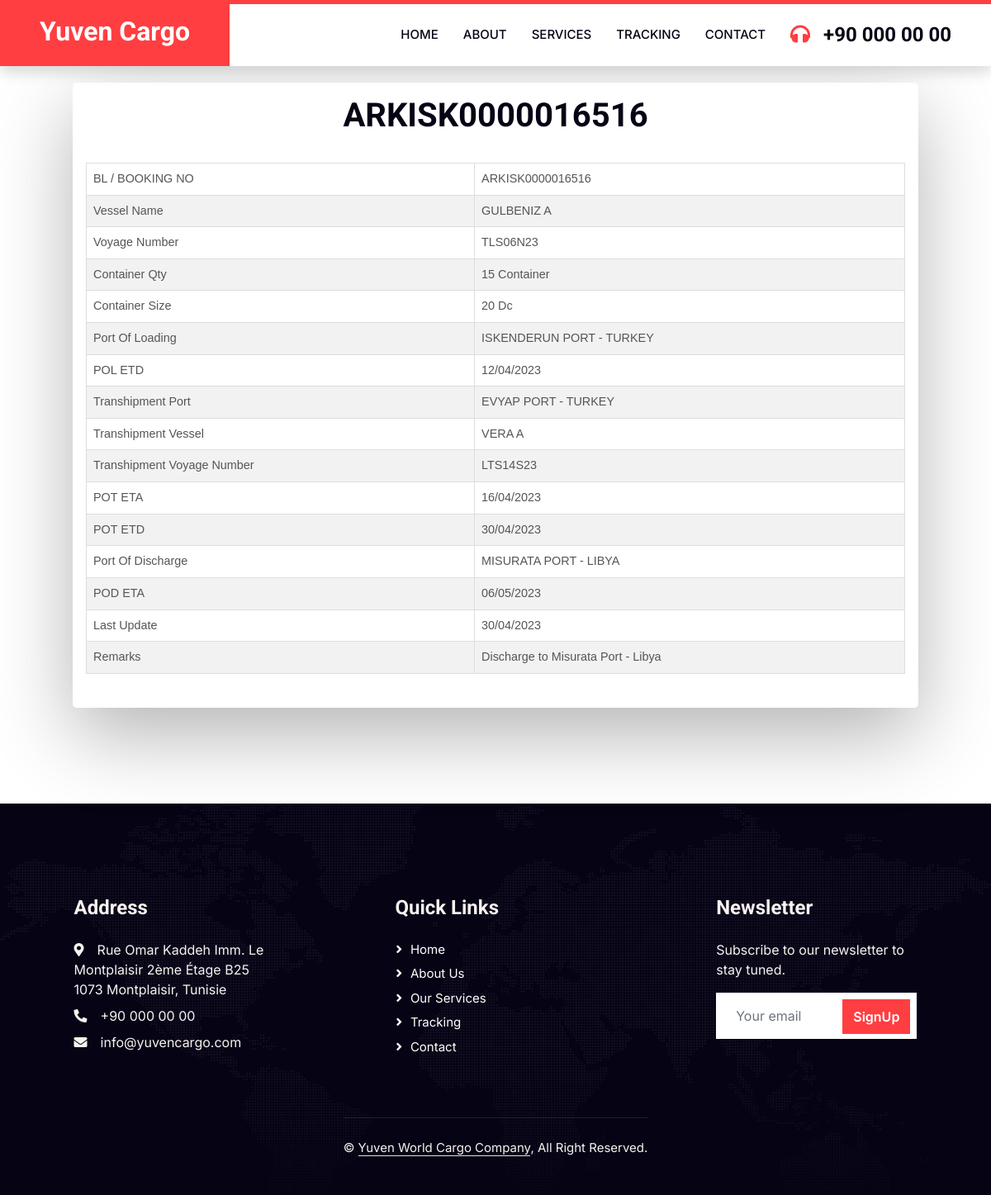
/trackingResponse.php?tracking-number=ARKISK0000016516, run on the app's committed database.
### tables this page shows
CREATE TABLE `tracking` (
  `id` int NOT NULL AUTO_INCREMENT,
  `bl_number` varchar(255) DEFAULT NULL,
  `vessel_name` varchar(255) DEFAULT NULL,
  `voyager_number` varchar(255) DEFAULT NULL,
  `container_qty` varchar(255) DEFAULT NULL,
  `container_size` varchar(255) DEFAULT NULL,
  `port_of_loading` varchar(255) DEFAULT NULL,
  `transshipment_port` varchar(255) DEFAULT NULL,
  `transshipment_voyage_number` varchar(255) DEFAULT NULL,
  `transshipment_vessel` varchar(255) DEFAULT NULL,
  `port_of_discharge` varchar(255) DEFAULT NULL,
  `last_update` varchar(255) DEFAULT NULL,
  `pol_etd` varchar(255) DEFAULT NULL,
  `pot_eta` varchar(255) DEFAULT NULL,
  `pot_etd` varchar(255) DEFAULT NULL,
  `pod_eta` varchar(255) DEFAULT NULL,
  `remarks` varchar(255) DEFAULT NULL,
  PRIMARY KEY (`id`)
);

### TrackingFormHandler.php (called while the page is built, shortened)
<?php
require 'DatabaseConnection.php';
class TrackingFormHandler extends DatabaseConnection{
    public function getShipmentInformation($tracking_number)
    {
        if($_REQUEST['tracking-number'])
        {
            $tracking_number = $_REQUEST['tracking-number'];
        }
        $tracking_number = '"' . $tracking_number . '"';
        $sql = "SELECT * FROM tracking
         WHERE bl_number = " . $tracking_number . '';
        $result = parent::query($sql);
        $result = mysqli_fetch_assoc($result);
        return $result;
    }
  }
?>

### DatabaseConnection.php (called while the page is built, shortened)
<?php
abstract class DatabaseConnection {
    protected function connect() {
      if($_SERVER['SERVER_NAME'] == 'localhost')
      {
          $servername = "localhost";
          $username = "root";
          $password = "";
          $dbname = "yuvencargo";
      }
      elseif($_SERVER['SERVER_NAME'] == 'yuvencargo.com'){
          $servername = "localhost";
          $username = "transmena_db_usr";
          $password = "*04mvW97r";
          $dbname = "admin_transmena_db";
      }
        $conn = new mysqli($servername, $username, $password, $dbname);
        return $conn;
    }
    protected function query($sql) {
        return  $this->connect()->query($sql);
    }
}
?>

### TrackingResponse.php (the view, shortened to what this page needs)
<!DOCTYPE html>
<html lang="en-US" data-lt-installed="true"><link type="text/css" rel="stylesheet" id="dark-mode-custom-link"><link type="text/css" rel="stylesheet" id="dark-mode-general-link">
<?php include 'head.php'; ?>
<body class="size-1140" cz-shortcut-listen="true">
<?php
include 'header.php';
include "TrackingFormHandler.php";
$trackingFormHandler =  new TrackingFormHandler();
$result = $trackingFormHandler->getShipmentInformation($_REQUEST['tracking-number']);
?>
<main role="main">
        <div class="container">
        <section style="width: 64rem;  height: auto;"  class="root">
            <h1><?php echo  $result['bl_number']?></h1>
            <div style="overflow-x:auto;">
                <table class="styled-table" id="customers">
                    <tbody>
                    <tr>
                        <td>BL / BOOKING NO</td>
                        <td><?php echo $result['bl_number'] ?></td>
                    </tr>
                    <tr>
                        <td>Vessel Name</td>
                        <td><?php echo $result['vessel_name'] ?></td>
                    </tr>
                    <tr>
                        <td>Voyage Number</td>
                        <td><?php echo $result['voyager_number'] ?></td>
                    </tr>
                    <tr>
                        <td>Container Qty</td>
                        <td><?php echo $result['container_qty'] ?></td>
                    </tr>
                    <tr>
                        <td>Container Size</td>
                        <td><?php echo $result['container_size'] ?></td>
                    </tr>
                    <tr>
                        <td>Port Of Loading</td>
                        <td><?php echo $result['port_of_loading'] ?></td>
                    </tr>
                    <tr>
                        <td>POL ETD</td>
                        <td><?php if(!empty($result['pol_etd'])) echo date('d/m/Y', strtotime($result['pol_etd'])) ?></td>
                    </tr>
                    <tr>
                        <td>Transhipment Port</td>
                        <td><?php echo $result['transshipment_port'] ?></td>
                    </tr>
                    <tr>
                        <td>Transhipment Vessel</td>
                        <td><?php echo $result['transshipment_vessel'] ?></td>
                    </tr>
                    <tr>
                        <td>Transhipment Voyage Number</td>
                        <td><?php echo $result['transshipment_voyage_number'] ?></td>
                    </tr>
                    <?php if(!empty($result['pot_eta'])) { ?>
                        <tr>
                            <td>POT ETA</td>
                            <td><?php echo date('d/m/Y', strtotime($result['pot_eta'])) ?></td>
                        </tr>
                    <?php } ?>
                    <?php if(!empty($result['pot_etd'])) { ?>
                        <tr>
                            <td>POT ETD</td>
                            <td><?php echo date('d/m/Y', strtotime($result['pot_etd'])) ?></td>
                        </tr>
                    <?php } ?>
                    <tr>
                        <td>Port Of Discharge</td>
                        <td><?php echo $result['port_of_discharge'] ?></td>
                    </tr>
                    <?php if(!empty($result['pod_eta'])) { ?>
                        <tr>
                            <td>POD ETA</td>
                            <td><?php echo date('d/m/Y', strtotime($result['pod_eta'])) ?></td>
                        </tr>
                    <?php } ?>
                    <?php if(!empty($result['last_update'])) { ?>
                        <tr>
                            <td>Last Update</td>
                            <td><?php echo date('d/m/Y', strtotime($result['last_update'])) ?></td>
                        </tr>
                    <?php } ?>
                    <tr>
                        <td>Remarks</td>
                        <td><?php echo $result['remarks'] ?></td>
                    </tr>
                    </tbody>
                </table>
            </div>
            </div>
    </main>
<?php include 'footer.php' ?>
    </body>

### css/style.css (style rules this page uses)
:root { --primary: #FF3E41; --secondary: #51CFED; --light: #F8F2F0; --dark: #060315; }

### TrackingResponse.php (style rules this page uses)
.container { display: flex; justify-content: center; align-items: center; padding-top: 20px; padding-bottom: 20px; }
.root { padding: 1rem; border-radius: 5px; box-shadow: 0 2rem 6rem rgba(0, 0, 0, 0.3); }
#customers { font-family: Arial, Helvetica, sans-serif; border-collapse: collapse; width: 100%; }
#customers td, #customers th { bottom-border: 1px solid #ddd; padding: 8px; }
#customers tr:nth-child(even) { background-color: #f2f2f2; }
h1 { text-align:center; }
.styled-table { width: 100%; background-color: #fff; border-collapse: collapse; margin: 25px 0; font-size: 0.9em; font-family: sans-serif; border: 1px solid #ddd; }
.styled-table td, .styled-table th { border: 1px solid #ddd; padding: 12px 15px; text-align: left; }
.styled-table tbody tr:nth-of-type(even) { background-color: #f3f3f3; }

### data on the page
tracking: bl_number "ARKISK0000016516", vessel_name "GULBENIZ A", voyager_number "TLS06N23", container_qty "15 Container", container_size "20 Dc", port_of_loading "ISKENDERUN PORT - TURKEY", pol_etd "12/04/2023", transshipment_port "EVYAP PORT - TURKEY", transshipment_vessel "VERA A", transshipment_voyage_number "LTS14S23", pot_eta "16/04/2023", pot_etd "30/04/2023", port_of_discharge "MISURATA PORT - LIBYA", pod_eta "06/05/2023", last_update "30/04/2023", remarks "Discharge to Misurata Port - Libya"
